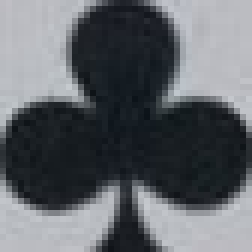
#> input picture Cards/Suit/Clubs.jpg, 42 x 42 px (shown 6 times larger)
$ python CreateDatasets.py
#> lines starting #> are read from the running program, lines starting #| are printed output that depends on the picture; after the words box and inside, x2 and y2 are one past the last pixel; in counts of white or black regions, pixels touching at a corner belong together
import os
import cv2
import numpy as np


def CreateDataset(dset = 'Suit', BKG_THRESH= 100, dim= 100):
#> called with dset = 'Suit', BKG_THRESH = 100, dim = 100
    suit_dir = 'Cards/' + dset + '/'
    suitList = os.listdir(suit_dir)

    i = 0

    for img_dir in suitList:
        img = cv2.imread(suit_dir + img_dir)
#> img is the input picture: shape (42, 42, 3); mean B, G, R 105.9, 101, 97.1
        img = cv2.resize(img, (70, dim))
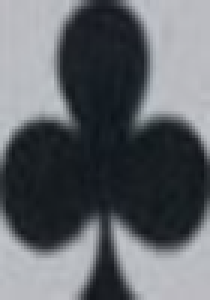
#> img: shape (100, 70, 3) (shown 3 times larger); mean B, G, R 105.8, 100.8, 96.9

        gray = cv2.cvtColor(img, cv2.COLOR_BGR2GRAY)
        blur = cv2.GaussianBlur(gray, (5, 5), 0)

        img_w, img_h = np.shape(img)[:2]
#> img_w = 100; img_h = 70
        thresh_level = 0 + BKG_THRESH

        retval, thresh = cv2.threshold(blur, thresh_level, 255, cv2.THRESH_BINARY)
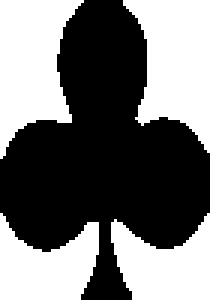
#> thresh: shape (100, 70) (shown 3 times larger); 45.4% white; 4 white regions, box (x1, y1, x2, y2) and area: (41, 0, 70, 51) 969, (0, 0, 28, 53) 933, (0, 71, 33, 100) 640, (37, 71, 70, 100) 637
#> retval = 100
        reverse_img = cv2.bitwise_not(thresh)

        # Writting new image at new directory
        temp = os.getcwd()

        os.chdir(os.getcwd() + '/Dataset/New')

        cv2.imwrite(f'{os.path.splitext(suitList[i])[0]}.jpg', reverse_img)
        print("Image", os.path.splitext(img_dir)[0], "have been processed to new directory....")

        os.chdir(temp)

        i = i + 1


""" Function Call """
# 'Rank', 70, 125
CreateDataset()
